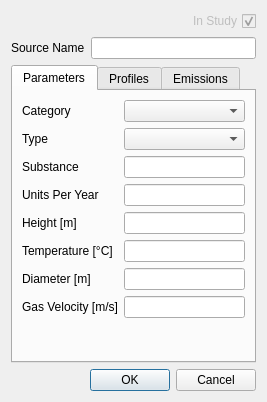
<?xml version="1.0" encoding="UTF-8"?>
<ui version="4.0">
 <class>Dialog</class>
 <widget class="QDialog" name="Dialog">
  <property name="geometry">
   <rect>
    <x>0</x>
    <y>0</y>
    <width>267</width>
    <height>402</height>
   </rect>
  </property>
  <property name="windowTitle">
   <string>OpenALAQS - Point Sources</string>
  </property>
  <layout class="QFormLayout" name="formLayout">
   <item row="0" column="1">
    <layout class="QHBoxLayout" name="horizontalLayout">
     <property name="topMargin">
      <number>0</number>
     </property>
     <item>
      <spacer name="horizontalSpacer">
       <property name="orientation">
        <enum>Qt::Horizontal</enum>
       </property>
       <property name="sizeHint" stdset="0">
        <size>
         <width>40</width>
         <height>20</height>
        </size>
       </property>
      </spacer>
     </item>
     <item>
      <widget class="QCheckBox" name="instudy">
       <property name="enabled">
        <bool>false</bool>
       </property>
       <property name="layoutDirection">
        <enum>Qt::RightToLeft</enum>
       </property>
       <property name="text">
        <string>In Study</string>
       </property>
       <property name="checked">
        <bool>true</bool>
       </property>
      </widget>
     </item>
    </layout>
   </item>
   <item row="2" column="0">
    <widget class="QLabel" name="label_47">
     <property name="text">
      <string>Source Name</string>
     </property>
    </widget>
   </item>
   <item row="2" column="1">
    <widget class="QLineEdit" name="source_id"/>
   </item>
   <item row="4" column="0" colspan="2">
    <widget class="QTabWidget" name="tabWidget">
     <property name="currentIndex">
      <number>0</number>
     </property>
     <widget class="QWidget" name="tab">
      <attribute name="title">
       <string>Parameters</string>
      </attribute>
      <layout class="QFormLayout" name="formLayout_2">
       <property name="fieldGrowthPolicy">
        <enum>QFormLayout::AllNonFixedFieldsGrow</enum>
       </property>
       <item row="0" column="0">
        <widget class="QLabel" name="label_6">
         <property name="text">
          <string>Category</string>
         </property>
        </widget>
       </item>
       <item row="0" column="1">
        <widget class="QComboBox" name="category"/>
       </item>
       <item row="1" column="0">
        <widget class="QLabel" name="label_7">
         <property name="text">
          <string>Type</string>
         </property>
        </widget>
       </item>
       <item row="9" column="0">
        <layout class="QGridLayout" name="gridLayout"/>
       </item>
       <item row="1" column="1">
        <widget class="QComboBox" name="type">
         <property name="editable">
          <bool>false</bool>
         </property>
        </widget>
       </item>
       <item row="2" column="0">
        <widget class="QLabel" name="label_8">
         <property name="text">
          <string>Substance</string>
         </property>
        </widget>
       </item>
       <item row="2" column="1">
        <widget class="QLineEdit" name="substance"/>
       </item>
       <item row="4" column="0">
        <widget class="QLabel" name="label">
         <property name="text">
          <string>Height [m]</string>
         </property>
        </widget>
       </item>
       <item row="4" column="1">
        <widget class="QLineEdit" name="height"/>
       </item>
       <item row="3" column="1">
        <widget class="QLineEdit" name="ops_year"/>
       </item>
       <item row="6" column="0">
        <widget class="QLabel" name="label_3">
         <property name="text">
          <string>Temperature [°C]</string>
         </property>
        </widget>
       </item>
       <item row="6" column="1">
        <widget class="QLineEdit" name="temperature"/>
       </item>
       <item row="7" column="0">
        <widget class="QLabel" name="label_4">
         <property name="text">
          <string>Diameter [m]</string>
         </property>
        </widget>
       </item>
       <item row="7" column="1">
        <widget class="QLineEdit" name="diameter"/>
       </item>
       <item row="8" column="0">
        <widget class="QLabel" name="label_5">
         <property name="text">
          <string>Gas Velocity [m/s]</string>
         </property>
        </widget>
       </item>
       <item row="8" column="1">
        <widget class="QLineEdit" name="velocity"/>
       </item>
       <item row="3" column="0">
        <widget class="QLabel" name="label_2">
         <property name="text">
          <string>Units Per Year</string>
         </property>
        </widget>
       </item>
      </layout>
     </widget>
     <widget class="QWidget" name="tab_2">
      <attribute name="title">
       <string>Profiles</string>
      </attribute>
      <layout class="QFormLayout" name="formLayout_3">
       <item row="0" column="0">
        <widget class="QLabel" name="label_9">
         <property name="text">
          <string>Hourly</string>
         </property>
        </widget>
       </item>
       <item row="0" column="1">
        <widget class="QComboBox" name="hour_profile"/>
       </item>
       <item row="1" column="0">
        <widget class="QLabel" name="label_10">
         <property name="text">
          <string>Daily</string>
         </property>
        </widget>
       </item>
       <item row="1" column="1">
        <widget class="QComboBox" name="daily_profile"/>
       </item>
       <item row="2" column="0">
        <widget class="QLabel" name="label_11">
         <property name="text">
          <string>Monthly</string>
         </property>
        </widget>
       </item>
       <item row="2" column="1">
        <widget class="QComboBox" name="month_profile"/>
       </item>
      </layout>
     </widget>
     <widget class="QWidget" name="tab_3">
      <attribute name="title">
       <string>Emissions</string>
      </attribute>
      <layout class="QFormLayout" name="formLayout_4">
       <item row="0" column="0">
        <widget class="QLabel" name="label_13">
         <property name="text">
          <string>CO [kg/unit]</string>
         </property>
         <property name="alignment">
          <set>Qt::AlignRight|Qt::AlignTrailing|Qt::AlignVCenter</set>
         </property>
        </widget>
       </item>
       <item row="0" column="1">
        <widget class="QLineEdit" name="co_kg_k"/>
       </item>
       <item row="1" column="0">
        <widget class="QLabel" name="label_14">
         <property name="text">
          <string>HC [kg/unit]</string>
         </property>
         <property name="alignment">
          <set>Qt::AlignRight|Qt::AlignTrailing|Qt::AlignVCenter</set>
         </property>
        </widget>
       </item>
       <item row="1" column="1">
        <widget class="QLineEdit" name="hc_kg_k"/>
       </item>
       <item row="2" column="0">
        <widget class="QLabel" name="label_15">
         <property name="text">
          <string>NOx [kg/unit]</string>
         </property>
         <property name="alignment">
          <set>Qt::AlignRight|Qt::AlignTrailing|Qt::AlignVCenter</set>
         </property>
        </widget>
       </item>
       <item row="2" column="1">
        <widget class="QLineEdit" name="nox_kg_k"/>
       </item>
       <item row="3" column="0">
        <widget class="QLabel" name="label_16">
         <property name="text">
          <string>SOx [kg/unit]</string>
         </property>
         <property name="alignment">
          <set>Qt::AlignRight|Qt::AlignTrailing|Qt::AlignVCenter</set>
         </property>
        </widget>
       </item>
       <item row="3" column="1">
        <widget class="QLineEdit" name="sox_kg_k"/>
       </item>
       <item row="4" column="0">
        <widget class="QLabel" name="label_17">
         <property name="text">
          <string>PM_total [kg/unit]</string>
         </property>
         <property name="alignment">
          <set>Qt::AlignRight|Qt::AlignTrailing|Qt::AlignVCenter</set>
         </property>
        </widget>
       </item>
       <item row="4" column="1">
        <widget class="QLineEdit" name="pm_total_kg_k"/>
       </item>
       <item row="5" column="0">
        <widget class="QLabel" name="label_18">
         <property name="text">
          <string>P1 [kg/unit]</string>
         </property>
         <property name="alignment">
          <set>Qt::AlignRight|Qt::AlignTrailing|Qt::AlignVCenter</set>
         </property>
        </widget>
       </item>
       <item row="5" column="1">
        <widget class="QLineEdit" name="p1_kg_k"/>
       </item>
       <item row="6" column="0">
        <widget class="QLabel" name="label_19">
         <property name="text">
          <string>P2 [kg/unit]</string>
         </property>
         <property name="alignment">
          <set>Qt::AlignRight|Qt::AlignTrailing|Qt::AlignVCenter</set>
         </property>
        </widget>
       </item>
       <item row="6" column="1">
        <widget class="QLineEdit" name="p2_kg_k"/>
       </item>
      </layout>
     </widget>
    </widget>
   </item>
   <item row="6" column="0" colspan="2">
    <widget class="QDialogButtonBox" name="buttonBox">
     <property name="orientation">
      <enum>Qt::Horizontal</enum>
     </property>
     <property name="standardButtons">
      <set>QDialogButtonBox::Cancel|QDialogButtonBox::Ok</set>
     </property>
    </widget>
   </item>
  </layout>
 </widget>
 <tabstops>
  <tabstop>source_id</tabstop>
  <tabstop>tabWidget</tabstop>
  <tabstop>category</tabstop>
  <tabstop>type</tabstop>
  <tabstop>substance</tabstop>
  <tabstop>ops_year</tabstop>
  <tabstop>height</tabstop>
  <tabstop>temperature</tabstop>
  <tabstop>diameter</tabstop>
  <tabstop>velocity</tabstop>
  <tabstop>hour_profile</tabstop>
  <tabstop>daily_profile</tabstop>
  <tabstop>month_profile</tabstop>
  <tabstop>co_kg_k</tabstop>
  <tabstop>hc_kg_k</tabstop>
  <tabstop>nox_kg_k</tabstop>
  <tabstop>sox_kg_k</tabstop>
  <tabstop>pm_total_kg_k</tabstop>
  <tabstop>p1_kg_k</tabstop>
  <tabstop>p2_kg_k</tabstop>
  <tabstop>instudy</tabstop>
 </tabstops>
 <resources/>
 <connections/>
</ui>
